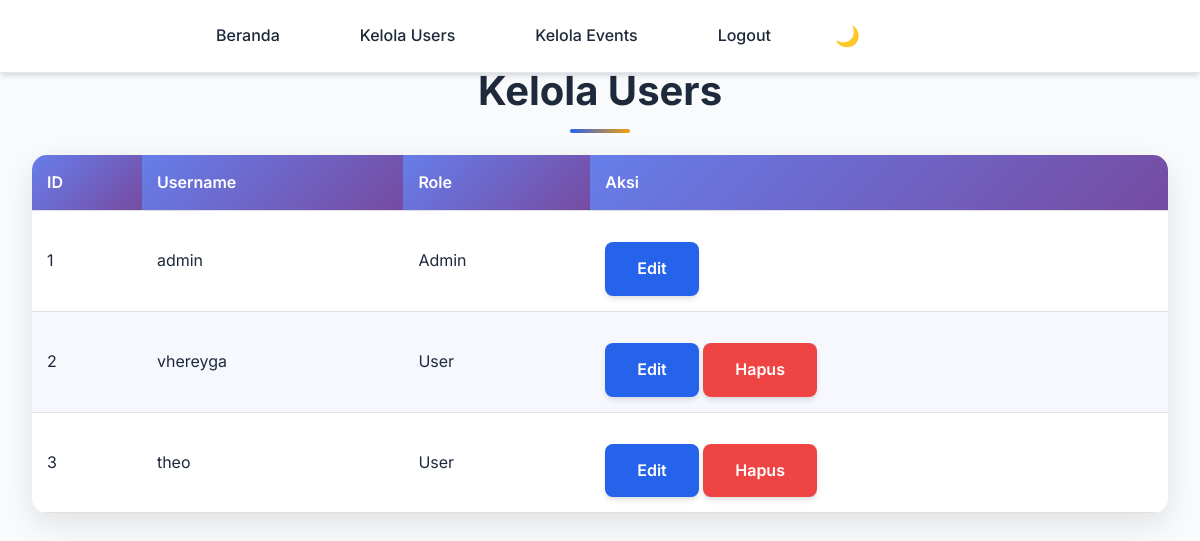
The app's page /admin/users (signed in) with its own data.
### app.py (models this page shows)
class User(db.Model):
    id = db.Column(db.Integer, primary_key=True)
    username = db.Column(db.String(100), unique=True, nullable=False)
    password = db.Column(db.String(200), nullable=False)
    is_admin = db.Column(db.Boolean, default=False)

### app.py (the view)
    def wrapper(*args, **kwargs):
        if 'user_id' not in session:
            flash('Anda harus login terlebih dahulu.', 'error')
            return redirect(url_for('login'))
        return f(*args, **kwargs)

### app.py (called while the page is built)
def login_required(f):
    def wrapper(*args, **kwargs):
        if 'user_id' not in session:
            flash('Anda harus login terlebih dahulu.', 'error')
            return redirect(url_for('login'))
        return f(*args, **kwargs)
    wrapper.__name__ = f.__name__
    return wrapper

@app.route('/admin/users')
@login_required
def admin_users():
    user = User.query.get(session['user_id'])
    if not user.is_admin:
        flash('Akses ditolak.', 'error')
        return redirect(url_for('beranda'))
    users = User.query.all()
    return render_template('admin_users.html', users=users)

### templates/admin_users.html (shortened to what this page needs)
<!DOCTYPE html>
<html lang="en">
<head>
    <link rel="stylesheet" href="{{ url_for('static', filename='style.css') }}">
</head>
<body>
    <nav>
        <ul>
            <li><a href="{{ url_for('beranda') }}">Beranda</a></li>
            <li><a href="{{ url_for('admin_users') }}">Kelola Users</a></li>
            <li><a href="{{ url_for('admin_events') }}">Kelola Events</a></li>
            <li><a href="{{ url_for('logout') }}">Logout</a></li>
            <li><button class="theme-toggle" id="theme-toggle">🌙</button></li>
            {% if session.username %}
            <li style="color: white; font-weight: bold;">Admin: {{ session.username }}</li>
            {% endif %}
        </ul>
    </nav>
    <div class="container">
        <h1>Kelola Users</h1>
        <div class="admin-table-container">
            <table class="admin-table">
                <thead>
                    <tr>
                        <th>ID</th>
                        <th>Username</th>
                        <th>Role</th>
                        <th>Aksi</th>
                    </tr>
                </thead>
                <tbody>
                    {% for user in users %}
                    <tr>
                        <td>{{ user.id }}</td>
                        <td>{{ user.username }}</td>
                        <td>
                            {% if user.is_admin %}
                            <span class="admin-badge">Admin</span>
                            {% else %}
                            <span class="user-badge">User</span>
                            {% endif %}
                        </td>
                        <td>
                            <a href="{{ url_for('admin_edit_user', id=user.id) }}" class="btn small">Edit</a>
                            {% if not user.is_admin %}
                            <a href="{{ url_for('admin_delete_user', id=user.id) }}" class="btn small danger"
                                onclick="return confirm('Apakah Anda yakin ingin menghapus user ini?')">Hapus</a>
                            {% endif %}
                        </td>
                    </tr>
                    {% endfor %}
                </tbody>
            </table>
        </div>
    </div>
</body>
</html>

### static/style.css (style rules this page uses)
:root { --primary-color: #2563eb; --primary-dark: #1d4ed8; --secondary-color: #64748b; --accent-color: #f59e0b; --success-color: #10b981; --error-color: #ef4444; --warning-color: #f59e0b; --background: #f8fafc; --surface: #ffffff; --surface-elevated: #f1f5f9; --text-primary: #1e293b; --text-secondary: #64748b; --border: #e2e8f0; --shadow: 0 4px 6px -1px rgba(0, 0, 0, 0.1), 0 2px 4px -1px rgba(0, 0, 0, 0.06); --shadow-lg: 0 10px 15px -3px rgba(0, 0, 0, 0.1), 0 4px 6px -2px rgba(0, 0, 0, 0.05); --dark-background: #0f172a; --dark-surface: #1e293b; --dark-surface-elevated: #334155; --dark-text-primary: #f1f5f9; --dark-text-secondary: #cbd5e1; --dark-border: #334155; --dark-shadow: 0 4px 6px -1px rgba(0, 0, 0, 0.3), 0 2px 4px -1px rgba(0, 0, 0, 0.2); --dark-shadow-lg: 0 10px 15px -3px rgba(0, 0, 0, 0.3), 0 4px 6px -2px rgba(0, 0, 0, 0.2); }
* { box-sizing: border-box; }
body { font-family: 'Inter', -apple-system, BlinkMacSystemFont, 'Segoe UI', Roboto, sans-serif; margin: 0; padding: 0; background: var(--background); color: var(--text-primary); line-height: 1.6; -webkit-font-smoothing: antialiased; -moz-osx-font-smoothing: grayscale; }
.container { max-width: 1200px; margin: 0 auto; padding: 2rem; min-height: calc(100vh - 200px); }
nav { position: fixed; top: 0; left: 0; right: 0; background: var(--surface); padding: 1rem 2rem; box-shadow: var(--shadow); z-index: 1000; border-bottom: 1px solid var(--border); }
nav ul { list-style: none; padding: 0; margin: 0; display: flex; justify-content: center; gap: 2rem; max-width: 1200px; margin: 0 auto; align-items: center; }
.theme-toggle { background: none; border: none; color: var(--text-primary); font-size: 1.25rem; cursor: pointer; padding: 0.5rem; border-radius: 0.375rem; transition: all 0.2s ease; margin-left: auto; }
nav a { color: var(--text-primary); text-decoration: none; font-weight: 500; padding: 0.75rem 1.5rem; border-radius: 0.5rem; transition: all 0.2s ease; position: relative; }
nav a::after { content: ''; position: absolute; bottom: 0; left: 50%; width: 0; height: 2px; background: var(--primary-color); transition: all 0.2s ease; transform: translateX(-50%); }
h1 { font-size: 2.5rem; font-weight: 700; text-align: center; margin-bottom: 2rem; color: var(--text-primary); position: relative; }
h1::after { content: ''; position: absolute; bottom: -10px; left: 50%; width: 60px; height: 4px; background: linear-gradient(90deg, var(--primary-color), var(--accent-color)); border-radius: 2px; transform: translateX(-50%); }
.btn { background: var(--primary-color); color: white; border: none; padding: 0.875rem 2rem; border-radius: 0.5rem; font-size: 1rem; font-weight: 600; cursor: pointer; transition: all 0.2s ease; box-shadow: var(--shadow); margin-top: 1rem; display: inline-flex; align-items: center; gap: 0.5rem; }
.btn.danger { background: var(--error-color); }
table { width: 100%; border-collapse: collapse; margin: 30px 0; background: white; border-radius: 15px; overflow: hidden; box-shadow: 0 10px 30px rgba(0, 0, 0, 0.1); }
th, td { padding: 15px; text-align: left; border-bottom: 1px solid #e0e0e0; }
th { background: linear-gradient(135deg, #667eea 0%, #764ba2 100%); color: white; font-weight: 600; font-size: 1rem; }
tr:nth-child(even) { background: rgba(102, 126, 234, 0.05); }
a { color: #667eea; text-decoration: none; font-weight: 500; }

### records on screen
User: id "1", username "admin", is_admin "Admin"
User: id "2", username "vhereyga", shows "User"
User: id "3", username "theo", is_admin "User"
